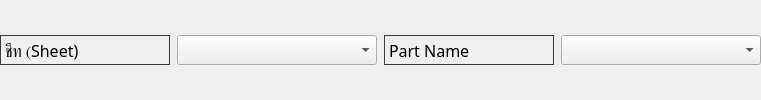
           <widget class="QWidget" name="widget_3" native="true">
            <layout class="QHBoxLayout" name="horizontalLayout_4">
             <property name="spacing">
              <number>7</number>
             </property>
             <property name="leftMargin">
              <number>0</number>
             </property>
             <property name="topMargin">
              <number>0</number>
             </property>
             <property name="rightMargin">
              <number>0</number>
             </property>
             <property name="bottomMargin">
              <number>0</number>
             </property>
             <item>
              <widget class="QLabel" name="label_14">
               <property name="minimumSize">
                <size>
                 <width>170</width>
                 <height>30</height>
                </size>
               </property>
               <property name="maximumSize">
                <size>
                 <width>170</width>
                 <height>30</height>
                </size>
               </property>
               <property name="font">
                <font>
                 <family>Sarabun</family>
                 <pointsize>12</pointsize>
                </font>
               </property>
               <property name="styleSheet">
                <string notr="true">border: 1px solid rgb(60,60,60);
border-radius: 0px;</string>
               </property>
               <property name="text">
                <string>ชีท (Sheet)</string>
               </property>
              </widget>
             </item>
             <item>
              <widget class="QComboBox" name="SheetBox">
               <property name="minimumSize">
                <size>
                 <width>200</width>
                 <height>30</height>
                </size>
               </property>
               <property name="maximumSize">
                <size>
                 <width>16777215</width>
                 <height>30</height>
                </size>
               </property>
               <property name="styleSheet">
                <string notr="true">background:none;</string>
               </property>
              </widget>
             </item>
             <item>
              <widget class="QLabel" name="label_73">
               <property name="minimumSize">
                <size>
                 <width>170</width>
                 <height>30</height>
                </size>
               </property>
               <property name="maximumSize">
                <size>
                 <width>170</width>
                 <height>30</height>
                </size>
               </property>
               <property name="font">
                <font>
                 <family>Sarabun</family>
                 <pointsize>12</pointsize>
                </font>
               </property>
               <property name="styleSheet">
                <string notr="true">border: 1px solid rgb(60,60,60);
border-radius: 0px;</string>
               </property>
               <property name="text">
                <string>Part Name</string>
               </property>
              </widget>
             </item>
             <item>
              <widget class="QComboBox" name="SheetBox_16">
               <property name="minimumSize">
                <size>
                 <width>200</width>
                 <height>30</height>
                </size>
               </property>
               <property name="maximumSize">
                <size>
                 <width>200</width>
                 <height>30</height>
                </size>
               </property>
               <property name="styleSheet">
                <string notr="true">background:none;</string>
               </property>
              </widget>
             </item>
            </layout>
           </widget>
